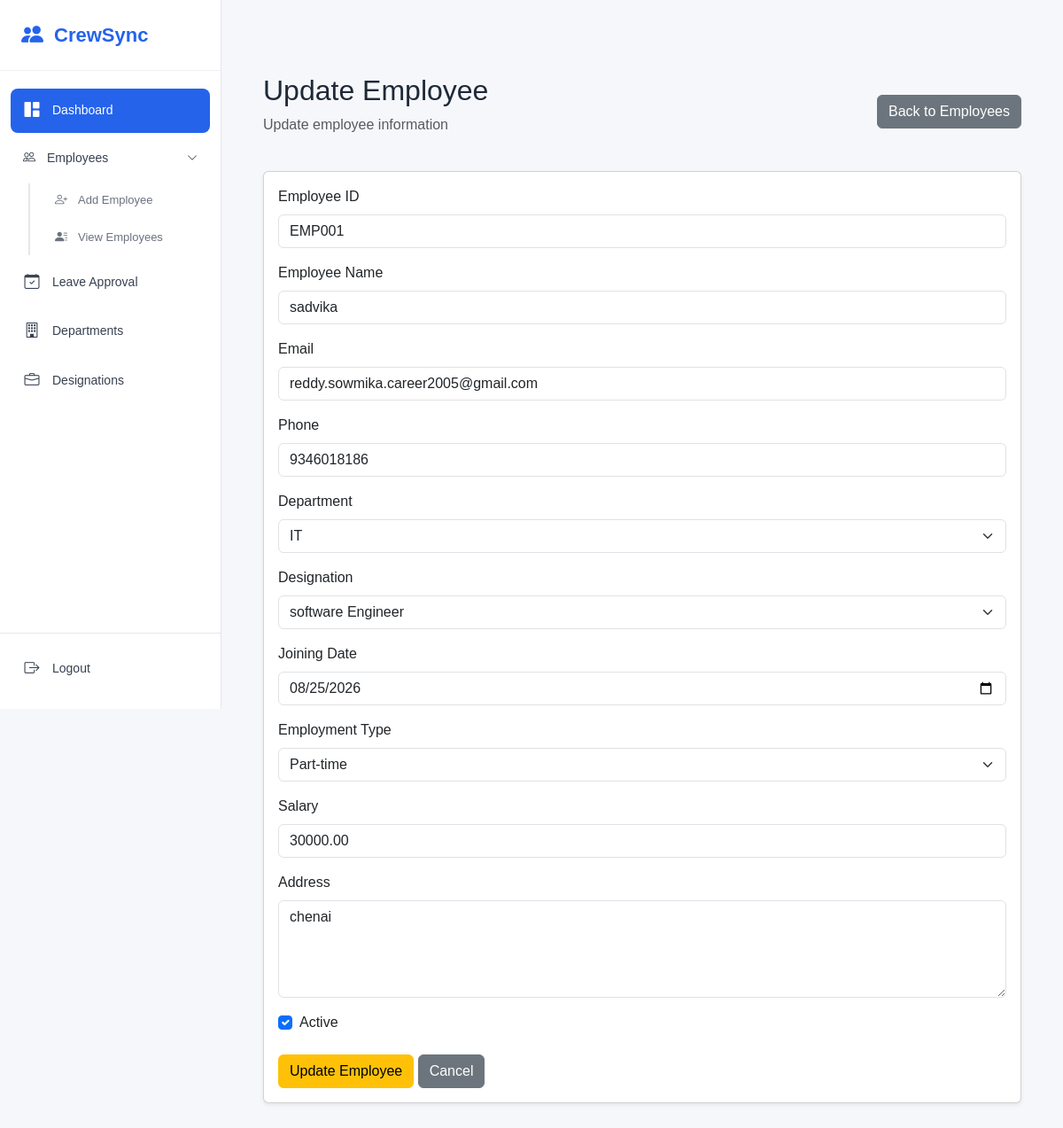
The page /employees/8/edit/ (signed in) on the database its author committed.
### hr/models.py (models this page shows, shortened)
class Employee(models.Model):
    EMPLOYMENT_TYPES = [
        ("Permanent", "Permanent"), #("database_value", "display_value")
        ("Contract", "Contract"),
        ("Part-time", "Part-time"),
        ("Intern", "Intern"),]
    user = models.OneToOneField(User,on_delete=models.CASCADE,null=True,blank=True) # for one user have one employee
    employee_id = models.CharField(max_length=20,unique=True)
    name = models.CharField(max_length=100)
    email = models.EmailField(unique=True)
    phone = models.CharField(max_length=15)
    department = models.ForeignKey(Department,on_delete=models.PROTECT) # we cannot delete any employees present in this dept
    designation = models.ForeignKey(Designation,on_delete=models.PROTECT)# we cannot delete any employees present in this design
    joining_date = models.DateField()
    employment_type = models.CharField(max_length=20,choices=EMPLOYMENT_TYPES)
    salary = models.DecimalField(max_digits=10,decimal_places=2)
    address = models.TextField()
    status = models.BooleanField(default=True)

class Department(models.Model):
    name = models.CharField(max_length=100, unique=True)

class Designation(models.Model):
    name = models.CharField(max_length=100, unique=True)

### hr/views.py (the view, shortened to what this page needs)
# urls.py: path("employees/<int:id>/edit/", views.employee_update, name="employee_update"),
@login_required
@never_cache
def employee_update(request, id):
    employee = get_object_or_404(Employee,id=id
    )
    departments = Department.objects.all()
    designations = Designation.objects.all()
    return render(
        request,
        "employee_add_update.html",
        {
            "employee": employee,
            "departments": departments,
            "designations": designations,
            "employment_types": Employee.EMPLOYMENT_TYPES,
            "is_update": True,
        }
    )

### templates/employee_add_update.html (shortened to what this page needs)
{% extends "base.html" %}
{% block content %}
<div class="container mt-5">
    <div class="d-flex justify-content-between align-items-center mb-4">
        <div>
            {% if is_update %}
                <h2>Update Employee</h2>
                <p class="text-muted">
                    Update employee information
                </p>
            {% else %}
                <h2>Add Employee</h2>
                <p class="text-muted">
                    Add a new employee to CrewConnect
                </p>
            {% endif %}
        </div>
        <a href="{% url 'employee_list' %}" class="btn btn-secondary">
            Back to Employees
        </a>
    </div>
    <div class="card shadow-sm">
        <div class="card-body">
            {% if is_update %}
                <form method="POST"
                      action="{% url 'employee_update' employee.id %}">
            {% else %}
                <form method="POST"
                      action="{% url 'employee_create' %}">
            {% endif %}
                <div class="mb-3">
                    <label class="form-label">
                        Employee ID
                    </label>
                    <input
                        type="text"
                        name="employee_id"
                        class="form-control"
                        placeholder="Enter employee ID"
                        value="{{ employee.employee_id|default:'' }}"
                        required
                    >
                </div>
                <div class="mb-3">
                    <label class="form-label">
                        Employee Name
                    </label>
                    <input
                        type="text"
                        name="name"
                        class="form-control"
                        placeholder="Enter employee name"
                        value="{{ employee.name|default:'' }}"
                        required
                    >
                </div>
                <div class="mb-3">
                    <label class="form-label">
                        Email
                    </label>
                    <input
                        type="email"
                        name="email"
                        class="form-control"
                        placeholder="Enter email"
                        value="{{ employee.email|default:'' }}"
                        required
                    >
                </div>
                <div class="mb-3">
                    <label class="form-label">
                        Phone
                    </label>
                    <input
                        type="text"
                        name="phone"
                        class="form-control"
                        placeholder="Enter phone number"
                        value="{{ employee.phone|default:'' }}"
                        required
                    >
                </div>
                <div class="mb-3">
                    <label class="form-label">
                        Department
                    </label>
                    <select
                        name="department"
                        class="form-select"
                        required
                    >
                        {% for department in departments %}
                            <option
                                value="{{ department.id }}"
                                {% if employee.department_id == department.id %}
                                    selected
                                {% endif %}
                            >
                                {{ department.name }}
                            </option>
                        {% endfor %}
                    </select>
                </div>
                <div class="mb-3">
                    <label class="form-label">
                        Designation
                    </label>
                    <select
                        name="designation"
                        class="form-select"
                        required
                    >
                        {% for designation in designations %}
                            <option
                                value="{{ designation.id }}"
                                {% if employee.designation_id == designation.id %}
                                    selected
                                {% endif %}
                            >
                                {{ designation.name }}
                            </option>
                        {% endfor %}
                    </select>
                </div>
                <div class="mb-3">
                    <label class="form-label">
                        Joining Date
                    </label>
                    <input
                        type="date"
                        name="joining_date"
                        class="form-control"
                        value="{{ employee.joining_date|date:'Y-m-d' }}"
                        required
                    >
                </div>
                <div class="mb-3">
                    <label class="form-label">
                        Employment Type
                    </label>
                    <select
                        name="employment_type"
                        class="form-select"
                        required
                    >
                        {% for value, label in employment_types %}
                            <option
                                value="{{ value }}"
                                {% if employee.employment_type == value %}
                                    selected
                                {% endif %}
                            >
                                {{ label }}
                            </option>
                        {% endfor %}
                    </select>
                </div>
                <div class="mb-3">
                    <label class="form-label">
                        Salary
                    </label>
                    <input
                        type="number"
                        name="salary"
                        class="form-control"
                        placeholder="Enter salary"
                        value="{{ employee.salary|default:'' }}"
                        step="0.01"
                        required
                    >
                </div>
                <div class="mb-3">
                    <label class="form-label">
                        Address
                    </label>
                    <textarea
                        name="address"
                        class="form-control"
                        rows="4"
                        placeholder="Enter address"
                        required
                    >{{ employee.address|default:'' }}</textarea>
                </div>
                <div class="form-check mb-4">
                    <input
                        type="checkbox"
                        name="status"
                        class="form-check-input"
                        id="status"
                        {% if not is_update or employee.status %}
                            checked
                        {% endif %}
                    >
                    <label
                        class="form-check-label"
                        for="status"
                    >
                        Active
                    </label>
                </div>
                {% if is_update %}
                    <button
                        type="submit"
                        class="btn btn-warning"
                    >
                        Update Employee
                    </button>
                {% endif %}
                <a
                    href="{% url 'employee_list' %}"
                    class="btn btn-secondary"
                >
                    Cancel
                </a>
            </form>
        </div>
    </div>
</div>
{% endblock %}

### static/css/sidebar.css (style rules this page uses)
* { margin: 0; padding: 0; box-sizing: border-box; }
body { font-family: Arial, sans-serif; background-color: #f5f7fb; color: #1f2937; }

### rows shown on the page
Employee: employee_id "EMP001", name "sadvika", email "reddy.sowmika.career2005@gmail.com", phone "9346018186", department "IT", designation "software Engineer", joining_date "08/25/2026", employment_type "Part-time", salary "30000.00", address "chenai", status "☑"
